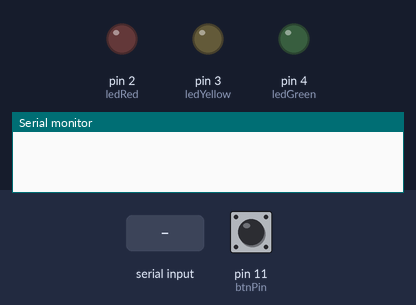
A sketch run on a simulated Arduino Uno, built with avr-gcc and run on an emulated ATmega328P. On the bench: output pins drawn as LEDs (lit = HIGH), the last lines printed to the serial monitor. Inputs (shaded band) come from the test bench; at power-on: pin 11 (btnPin) LOW. Random numbers use the default seed unless the sketch sets one.

Above: at 1.2 s.
1.3 s: "0" received over Serial
At 1.9 s:
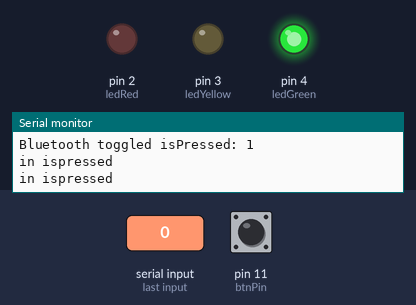
3.0 s: pin 11 (btnPin) pulled HIGH for 0.15 s
At 5.9 s:
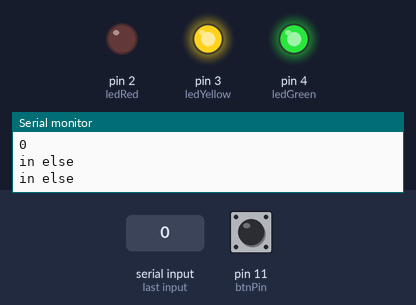
6.1 s: pin 11 (btnPin) pulled HIGH for 1 s
8.6 s: pin 11 (btnPin) pulled HIGH for 3.2 s
At 15.55 s:
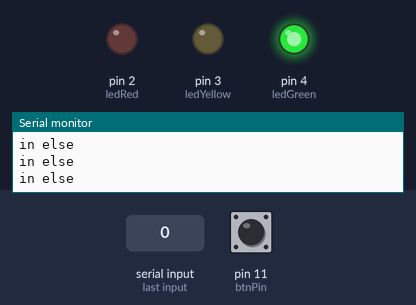
Timing chart, 0 to 15.8 s (numbered marks = the images above; inputs shaded):
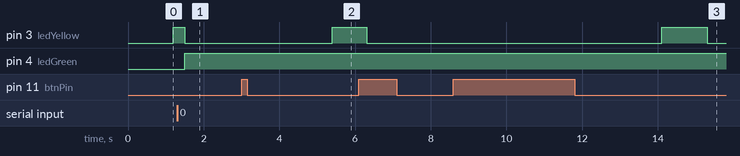

The sketch:

opdracht9.ino
```cpp
//elementen aangeven
const int ledGreen = 4;
const int ledYellow = 3;
const int ledRed = 2;
const int btnPin = 11;

int buttonState = 0;
//ints waarin random nummer wordt opgeslagen
int timeGreen;
int timeRed;

int ledStatus = 0;

unsigned long timer;
//bool of de knop is ingedrukt
bool isPressed = false;

void setup()
{
  //pinmodes instellen
  pinMode(btnPin, INPUT);
  pinMode(ledGreen, OUTPUT);
  pinMode(ledYellow, OUTPUT);
  pinMode(ledRed, OUTPUT);
  //serial aanzetten om println te lezen
  Serial.begin(9600);
}

void loop()
{
  // Controleer Bluetooth seriële data
  if (Serial.available() > 0) {
    char incomingChar = Serial.read();
    if (incomingChar == '0') {
      isPressed = !isPressed;
      timer = millis();
      Serial.print("Bluetooth toggled isPressed: ");
      Serial.println(isPressed);
    }
  }

  // Rest van je bestaande code hieronder...

  unsigned long timeNow = millis();
  buttonState = digitalRead(btnPin);

  // Houd fysieke knop toggle ook intact
  if(buttonState == HIGH)
  {
    if(isPressed == false)
    {
      isPressed = true;
      timer = millis();
    }
    else
    {
      isPressed = false;
      timer = millis();
    }
    Serial.println(isPressed);
  }

  if (isPressed == true)
  {
    Serial.println("in ispressed");
    timeGreen = random(8000,15000);
    timeRed = random(8000,15000);

    if(timeNow - timer <= timeGreen){
      Groen();
    } else if(timeNow - timer <= (timeGreen + 3000)){
      Geel();
    } else if(timer != 0 && timeNow - timer <= (timeGreen + 3000 + timeRed)){
      Rood();
    } else {
      Niks();
    }
  }
  else
  {
    if(timeNow - timer >= 1000){
      Serial.println("in else");
      timer = timeNow;
      ledStatus = (ledStatus == LOW) ? HIGH : LOW;
      digitalWrite(ledYellow, ledStatus);
    }
  }

  delay(300);
}

//lightjes aan en uit zetten
void Groen()
{
  digitalWrite(ledGreen, HIGH);
  digitalWrite(ledYellow, LOW);
  digitalWrite(ledRed, LOW);
}

void Geel()
{
  digitalWrite(ledGreen, LOW);
  digitalWrite(ledYellow, HIGH);
  digitalWrite(ledRed, LOW);
}

void Rood()
{
  digitalWrite(ledGreen, LOW);
  digitalWrite(ledYellow, LOW);
  digitalWrite(ledRed, HIGH);
}
void Niks()
{
  digitalWrite(ledGreen, LOW);
  digitalWrite(ledYellow, LOW);
  digitalWrite(ledRed, LOW);
}
```

Measured:
- after the input at 1.3 s, pin 4 (ledGreen): LOW → HIGH after 0.20 s
- after the input at 3.0 s, pin 3 (ledYellow): LOW → HIGH after 2.4 s
- after the input at 8.6 s, pin 3 (ledYellow): LOW → HIGH after 5.5 s, → LOW 1.2 s later
